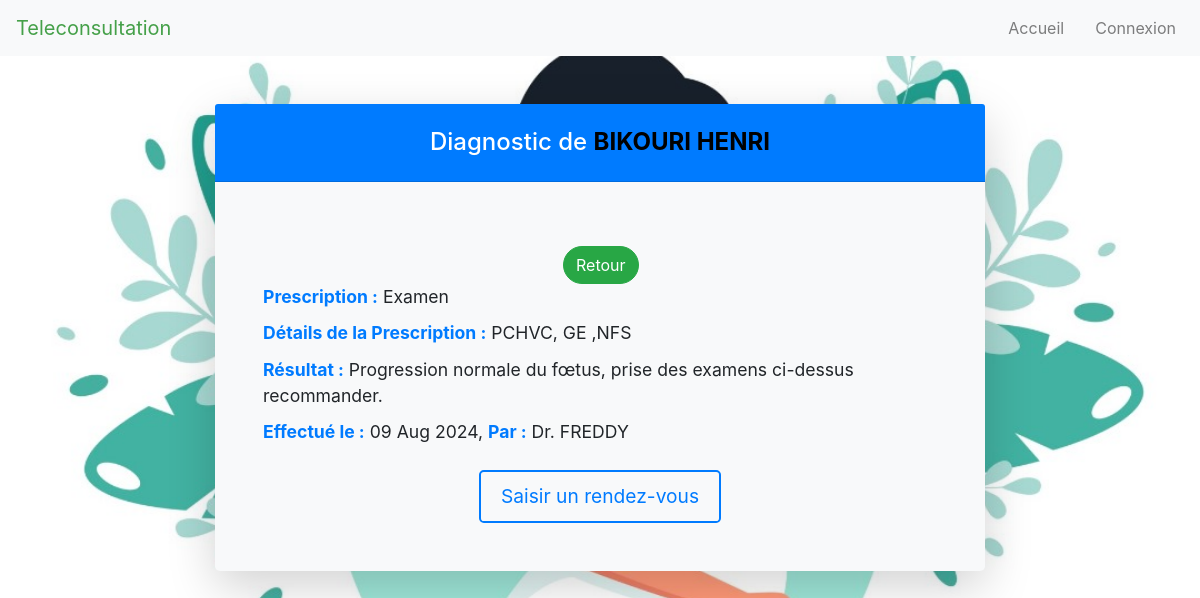
The app's page /diagnostic/3/ with its own data.
### app/models.py (models this page shows, shortened)
class Diagnostic(models.Model):
    patient = models.ForeignKey(Patient, on_delete=models.CASCADE)
    date_diagnostic = models.DateField(default=timezone.now)
    resultat = models.TextField()
    PRESCRIPTION_CHOICES = [
        ('Examen', 'Examen'),
        ('Medicament', 'Médicament'),
    ]
    prescription = models.CharField(max_length=10, choices=PRESCRIPTION_CHOICES)
    details = models.CharField(max_length=200)
    nom_docteur= models.CharField(max_length=200)

class Patient(models.Model):
    user = models.OneToOneField(User, on_delete=models.CASCADE, primary_key=True)
    centre_de_sante = models.ForeignKey(CentreDeSante, on_delete=models.CASCADE)
    numero_telephone = models.CharField(max_length=15)
    adresse = models.CharField(max_length=255)
    photo_profil = models.ImageField(upload_to='photos_profil/', blank=True, null=True)

class User(AbstractUser):
    is_doctor=models.BooleanField(default=False)
    is_agent=models.BooleanField(default=False)
    is_patient=models.BooleanField(default=True)

### app/views.py (the view)
# urls.py: path('diagnostic/<int:diagnostic_id>/', visualiser_diagnostic, name='visualiser_diagnostic'),
def visualiser_diagnostic(request, diagnostic_id):
    diagnostic = get_object_or_404(Diagnostic, id=diagnostic_id)
    patient = diagnostic.patient  # On récupère la patiente associée au diagnostic
    context = {
        'diagnostic': diagnostic,
        'patient': patient,
    }
    return render(request, 'visualiser_diagnostic.html', context)

### templates/visualiser_diagnostic.html (shortened to what this page needs)
{% extends 'base.html' %}
{% block content %}
<div class="container mt-5">
    <div class="card shadow-lg border-0 rounded-lg">
        <div class="card-header bg-primary text-white text-center py-4">
            <h3 class="card-title mb-0">Diagnostic de <strong style="color: black;">{{ diagnostic.patient.user.last_name }} {{ diagnostic.patient.user.first_name }}</strong></h3>
        </div>
        <div class="card-body p-5">
            <a href="{% url 'consulter_historique' %}" class="btn btn-outline-success mt-3 me-3 btn-lift"
            style="border-radius: 50px; background-color: #28a745; color: white; margin-left: 300px;">Retour</a>
            <p><strong class="text-primary">Prescription :</strong> {{ diagnostic.prescription }}</p>
            <p><strong class="text-primary">Détails de la Prescription :</strong> {{ diagnostic.details }}</p>
            <p><strong class="text-primary">Résultat :</strong> {{ diagnostic.resultat }}</p>
            <p><strong class="text-primary">Effectué le :</strong> {{ diagnostic.date_diagnostic|date:"d M Y" }}, <strong style="color: #007bff;">Par :</strong> {{ diagnostic.nom_docteur }}</p>
            <div class="text-center mt-4">
                <a href="{% url 'saisir_rendezvous' patient.pk %}" class="btn btn-outline-primary btn-lg">Saisir un rendez-vous</a>
            </div>
        </div>
    </div>
</div>
{% endblock %}

### templates/visualiser_diagnostic.html (style rules this page uses)
.container { max-width: 800px; margin: auto; }
.card { background-color: #f8f9fa; }
.card-header { background-color: #007bff; color: #fff; }
.card-title { font-size: 1.5rem; }
.card-body p { font-size: 1.1rem; margin-bottom: 10px; }
.btn-outline-primary { border-width: 2px; }
.btn-lg { padding: 10px 20px; font-size: 1.2rem; }

### records on screen
Diagnostic: patient.user.last_name "BIKOURI", patient.user.first_name "HENRI", prescription "Examen", details "PCHVC, GE ,NFS", resultat "Progression normale du fœtus, prise des examens ci-dessus recommander.", date_diagnostic "09 Aug 2024", nom_docteur "Dr. FREDDY"
